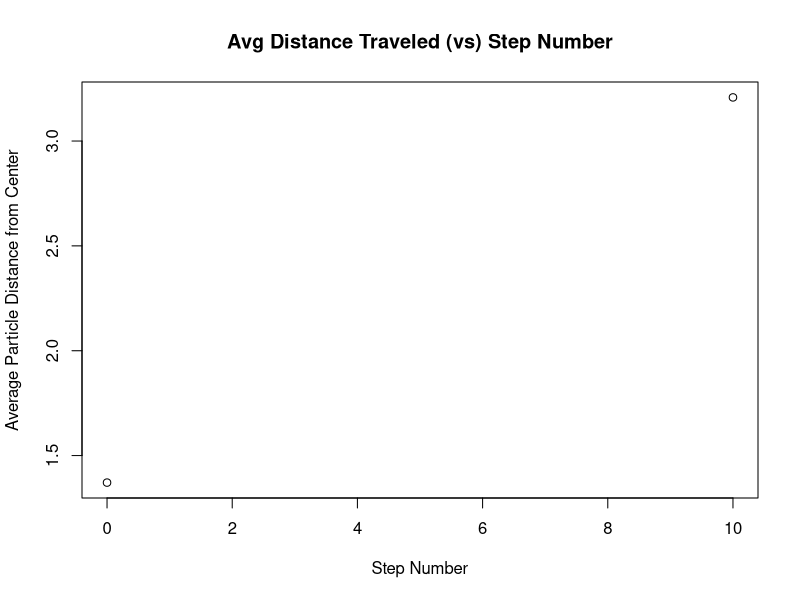
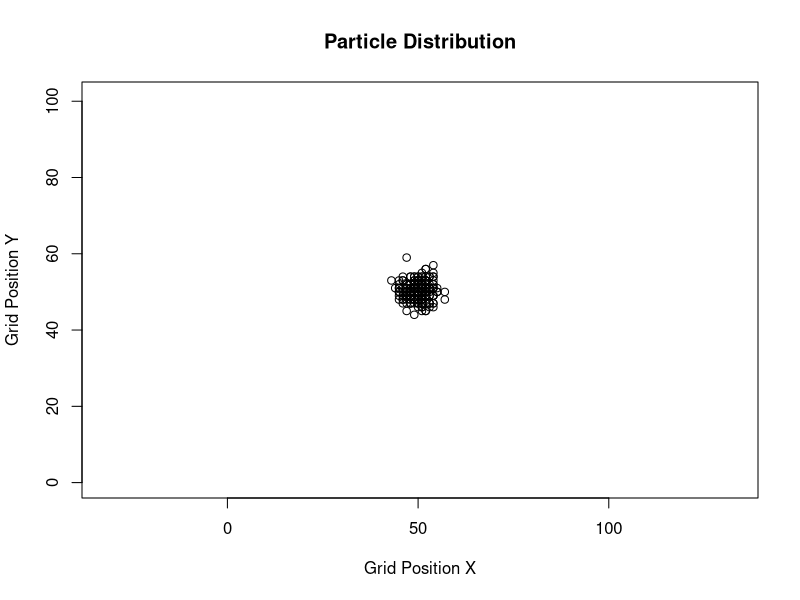

Source code (R) for these figures, in order:
# Setting up a 2D grid of diffusing particles moving one step per cycle and changing direction only after collision with a fixed barrier

# fundamental variables that will be changed depending on the experiment
particleNumber <- 200
barrierPercentage <- 100
Matrix_X <- 100
Matrix_Y <- 100
particleDistribution <- 1  # 0 for random particle placement within the grid; 1, for particles all placed in the center of the grid
useBarriers <- TRUE # if barriers are used (TRUE) each particles moves along the same direction for each step until a barrier is hit when . The next movment in in a different direction.
                    # If barriers are not used (FALSE) each particle step is in a new random direction. Use low % barriers for ballistic movements but set the matrix size large.

timeSeriesLst <- c(0, 10) # the experiment will step through the listed step sizes

# Misc. fixed values that are defined by the model or calculated from the experimental variables above
dataSetD <- 1:length(timeSeriesLst)
centerX <- round(Matrix_X/2, digits = 0)
centerY <- round(Matrix_Y/2, digits = 0)
directionPaths <- 8
directionLst <- 1:8
stepVectorX <- c(0,1,1,1,0,-1,-1,-1)
stepVectorY <- c(1,1,0,-1,-1,-1,0,1) # movment in x and y for movment direction value
gridBarrierMatrix <- matrix(FALSE, Matrix_X*Matrix_Y, 1) #actually a Boolean vector of grid locations with 
# TRUE / FALSE indicating the presence or absend of a barrier. Set up initially with no barriers.

# set up obstacles in the grid space listed in barrierLst. Non-moving, single point barriers are placed that change the direction (must change
# the direction) of the moving particles when they are in the same space.
if (useBarriers) {barrierNumber <- round(barrierPercentage/100*Matrix_X*Matrix_Y, digits = 0)
                  barrierVec <- sample(Matrix_X*Matrix_Y, barrierNumber, replace = FALSE, prob = NULL)
                  for (i in barrierVec) {gridBarrierMatrix[i] <- TRUE}}

# Misc functions
locationCalc <- function(x,y){(x-1)*Matrix_Y+y}
twoDDistanceCalc <- function(x,y,x2,y2){sqrt((x-x2)*(x-x2)+(y-y2)*(y-y2))}

# create a matrix of data for the diffusing particles with each row a different particle: 1st & 2nd columns are the X & Y positions, 3rd column is the movment direction, 
# and the 4th is the single number location.
ParticleSet <- matrix(0, particleNumber, 4)

cntr <- 1 
for (stepNumber in timeSeriesLst) {
# set values for the particle coordinates within the grid (0, for random; 1 for grid centered), and the randomly set particle movement direction
if (particleDistribution == 0){
  {ParticleSet[,1] <- sample.int(Matrix_X, size=particleNumber, replace = TRUE, prob = NULL)
   ParticleSet[,2] <- sample.int(Matrix_Y, size=particleNumber, replace = TRUE, prob = NULL)
   ParticleSet[,3] <- sample.int(directionPaths, size = particleNumber, replace = TRUE, prob = NULL)}
   ParticleSet[,4] <- locationCalc(ParticleSet[,1],ParticleSet[,2])}

if (particleDistribution == 1){
  ParticleSet[,1] <- rep(centerX,particleNumber)
  ParticleSet[,2] <- rep(centerY,particleNumber)
  ParticleSet[,3] <- sample.int(directionPaths, size = particleNumber, replace = TRUE, prob = NULL)
  tempVal <- locationCalc(centerX,centerY)
  ParticleSet[,4] <- tempVal}

# ParticleSet # print the particles' starting positions and movement direction
# The main iterations of the particle diffuision experiment
for (j in 1:stepNumber){
    ParticleSet[,1] <- ParticleSet[,1] + stepVectorX[ParticleSet[,3]]
    ParticleSet[,2] <- ParticleSet[,2] + stepVectorY[ParticleSet[,3]]
               
# calculate if particles have escaped the defined grid area and bring them back through the far opposite walls
    tempVec <- which(ParticleSet[,1] > Matrix_X)
    for(pq in tempVec) {ParticleSet[pq,1] <- ParticleSet[pq,1]-Matrix_X}
    tempVec <- which(ParticleSet[,1] < 1)
    for(pq in tempVec) {ParticleSet[pq,1] <- ParticleSet[pq,1]+Matrix_X}
    tempVec <- which(ParticleSet[,2] > Matrix_Y)
    for(pq in tempVec) {ParticleSet[pq,2] <- ParticleSet[pq,2]-Matrix_Y}
    tempVec <- which(ParticleSet[,2] < 1)
    for(pq in tempVec) {ParticleSet[pq,2] <- ParticleSet[pq,2]+Matrix_Y} 
    
# calculate the position number from the new x,y coordinates for particle i
    ParticleSet[,4] <- locationCalc(ParticleSet[,1],ParticleSet[,2])

# change direction of a particle's movement if a barrier is found in the same location as the particle in the last movement step
    if (useBarriers) {for (k in 1:particleNumber) 
        {if (gridBarrierMatrix[ParticleSet[k,4]]) {ParticleSet[k,3] <- sample(directionLst[-ParticleSet[k,3]], size = 1, replace = TRUE, prob = NULL)}}}    
    else {ParticleSet[,3] <- sample.int(directionPaths, size = particleNumber, replace = TRUE, prob = NULL)}

} # end of stepNumber iterations

# ParticleSet

# pulling all the distances, x & y, for all particles into distX and distY then calculating the mean change in distance from center when 
# particles are initially positioned at the center.

if (particleDistribution == 1){dataSetD[cntr] <- mean(twoDDistanceCalc(ParticleSet[,1], ParticleSet[,2], centerX, centerY))}
cntr <- cntr+1
}

if (particleDistribution == 1){plot(timeSeriesLst, dataSetD, main = "Avg Distance Traveled (vs) Step Number", xlab = "Step Number", ylab = "Average Particle Distance from Center")}
 plot(ParticleSet[,1],ParticleSet[,2], xlim = c(0,101), ylim = c(0,101),main = "Particle Distribution", xlab = "Grid Position X", ylab ="Grid Position Y", asp = Matrix_Y/Matrix_X)